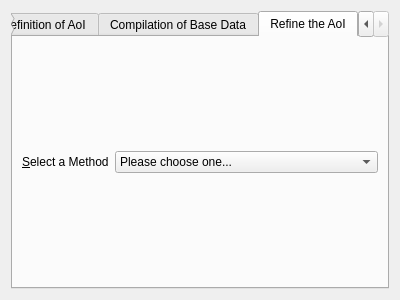
<?xml version="1.0" encoding="UTF-8"?>
<ui version="4.0">
 <class>Page1</class>
 <widget class="QWizardPage" name="Page1">
  <property name="geometry">
   <rect>
    <x>0</x>
    <y>0</y>
    <width>400</width>
    <height>300</height>
   </rect>
  </property>
  <property name="windowTitle">
   <string>WizardPage</string>
  </property>
  <property name="title">
   <string>Initial Project Planning Step</string>
  </property>
  <layout class="QVBoxLayout" name="verticalLayout_2">
   <item>
    <widget class="QTabWidget" name="tabWidget">
     <property name="currentIndex">
      <number>2</number>
     </property>
     <widget class="QWidget" name="tab1">
      <attribute name="title">
       <string>Broad Definition of AoI</string>
      </attribute>
      <layout class="QGridLayout" name="gridLayout">
       <item row="0" column="0">
        <layout class="QHBoxLayout" name="horizontalLayout">
         <item>
          <widget class="QLabel" name="lbMethod">
           <property name="sizePolicy">
            <sizepolicy hsizetype="Fixed" vsizetype="Preferred">
             <horstretch>0</horstretch>
             <verstretch>0</verstretch>
            </sizepolicy>
           </property>
           <property name="text">
            <string>&amp;Select a Method</string>
           </property>
           <property name="scaledContents">
            <bool>false</bool>
           </property>
           <property name="wordWrap">
            <bool>true</bool>
           </property>
           <property name="buddy">
            <cstring>cmbMethod</cstring>
           </property>
          </widget>
         </item>
         <item>
          <widget class="QComboBox" name="cmbMethod">
           <property name="modelColumn">
            <number>0</number>
           </property>
           <item>
            <property name="text">
             <string>Please Choose one...</string>
            </property>
           </item>
           <item>
            <property name="text">
             <string>Free-hand interactive</string>
            </property>
           </item>
           <item>
            <property name="text">
             <string>From list of countries/regions</string>
            </property>
           </item>
           <item>
            <property name="text">
             <string>From list of water areas</string>
            </property>
           </item>
          </widget>
         </item>
        </layout>
       </item>
      </layout>
     </widget>
     <widget class="QWidget" name="tab2">
      <attribute name="title">
       <string>Compilation of Base Data</string>
      </attribute>
      <layout class="QVBoxLayout" name="verticalLayout">
       <item>
        <layout class="QHBoxLayout" name="horizontalLayout_3">
         <item>
          <widget class="QCheckBox" name="checkCoastline">
           <property name="text">
            <string>Coastline</string>
           </property>
          </widget>
         </item>
         <item>
          <widget class="QComboBox" name="cmbCoastline">
           <property name="enabled">
            <bool>false</bool>
           </property>
           <item>
            <property name="text">
             <string>Please choose one...</string>
            </property>
           </item>
           <item>
            <property name="text">
             <string>Import</string>
            </property>
           </item>
           <item>
            <property name="text">
             <string>Digitize</string>
            </property>
           </item>
           <item>
            <property name="text">
             <string>Get from plugin/web repositories</string>
            </property>
           </item>
          </widget>
         </item>
        </layout>
       </item>
       <item>
        <layout class="QHBoxLayout" name="horizontalLayout_4">
         <item>
          <widget class="QCheckBox" name="checkBathymetry">
           <property name="text">
            <string>Bathymetry</string>
           </property>
          </widget>
         </item>
         <item>
          <widget class="QComboBox" name="cmbBathymetry">
           <property name="enabled">
            <bool>false</bool>
           </property>
           <item>
            <property name="text">
             <string>Please choose one...</string>
            </property>
           </item>
           <item>
            <property name="text">
             <string>Import</string>
            </property>
           </item>
           <item>
            <property name="text">
             <string>Digitize</string>
            </property>
           </item>
           <item>
            <property name="text">
             <string>Get from plugin/web repositories</string>
            </property>
           </item>
          </widget>
         </item>
        </layout>
       </item>
       <item>
        <layout class="QHBoxLayout" name="horizontalLayout_5">
         <item>
          <widget class="QCheckBox" name="checkLandingSites">
           <property name="text">
            <string>Landing Sites</string>
           </property>
          </widget>
         </item>
         <item>
          <widget class="QComboBox" name="cmbLandingSites">
           <property name="enabled">
            <bool>false</bool>
           </property>
           <item>
            <property name="text">
             <string>Please choose one...</string>
            </property>
           </item>
           <item>
            <property name="text">
             <string>Import</string>
            </property>
           </item>
           <item>
            <property name="text">
             <string>Digitize</string>
            </property>
           </item>
           <item>
            <property name="text">
             <string>Get from plugin/web repositories</string>
            </property>
           </item>
          </widget>
         </item>
        </layout>
       </item>
       <item>
        <layout class="QHBoxLayout" name="horizontalLayout_6">
         <item>
          <widget class="QCheckBox" name="CheckMaritime">
           <property name="text">
            <string>Maritime Boundaries</string>
           </property>
          </widget>
         </item>
         <item>
          <widget class="QComboBox" name="cmbMaritime">
           <property name="enabled">
            <bool>false</bool>
           </property>
           <item>
            <property name="text">
             <string>Please choose one...</string>
            </property>
           </item>
           <item>
            <property name="text">
             <string>Import</string>
            </property>
           </item>
           <item>
            <property name="text">
             <string>Digitize</string>
            </property>
           </item>
           <item>
            <property name="text">
             <string>Get from plugin/web repositories</string>
            </property>
           </item>
          </widget>
         </item>
        </layout>
       </item>
       <item>
        <layout class="QHBoxLayout" name="horizontalLayout_7">
         <item>
          <widget class="QCheckBox" name="checkOther">
           <property name="text">
            <string>Other</string>
           </property>
          </widget>
         </item>
         <item>
          <widget class="QComboBox" name="cmbOther">
           <property name="enabled">
            <bool>false</bool>
           </property>
           <item>
            <property name="text">
             <string>Please choose one...</string>
            </property>
           </item>
           <item>
            <property name="text">
             <string>Import</string>
            </property>
           </item>
           <item>
            <property name="text">
             <string>Digitize</string>
            </property>
           </item>
           <item>
            <property name="text">
             <string>Get from plugin/web repositories</string>
            </property>
           </item>
          </widget>
         </item>
        </layout>
       </item>
      </layout>
     </widget>
     <widget class="QWidget" name="tab1">
      <attribute name="title">
       <string>Refine the AoI</string>
      </attribute>
      <layout class="QHBoxLayout" name="horizontalLayout_8">
       <item>
        <widget class="QLabel" name="lbMethod2">
         <property name="sizePolicy">
          <sizepolicy hsizetype="Fixed" vsizetype="Preferred">
           <horstretch>0</horstretch>
           <verstretch>0</verstretch>
          </sizepolicy>
         </property>
         <property name="text">
          <string>&amp;Select a Method</string>
         </property>
         <property name="scaledContents">
          <bool>false</bool>
         </property>
         <property name="wordWrap">
          <bool>true</bool>
         </property>
         <property name="buddy">
          <cstring>cmbMethod</cstring>
         </property>
        </widget>
       </item>
       <item>
        <widget class="QComboBox" name="cmbMethod2">
         <item>
          <property name="text">
           <string>Please choose one...</string>
          </property>
         </item>
         <item>
          <property name="text">
           <string>Free-hand interactive</string>
          </property>
         </item>
         <item>
          <property name="text">
           <string>From list of countries/regions</string>
          </property>
         </item>
         <item>
          <property name="text">
           <string>From list of water areas</string>
          </property>
         </item>
        </widget>
       </item>
      </layout>
     </widget>
    </widget>
   </item>
  </layout>
 </widget>
 <resources/>
 <connections>
  <connection>
   <sender>checkCoastline</sender>
   <signal>clicked(bool)</signal>
   <receiver>cmbCoastline</receiver>
   <slot>setEnabled(bool)</slot>
   <hints>
    <hint type="sourcelabel">
     <x>86</x>
     <y>56</y>
    </hint>
    <hint type="destinationlabel">
     <x>275</x>
     <y>56</y>
    </hint>
   </hints>
  </connection>
  <connection>
   <sender>checkBathymetry</sender>
   <signal>clicked(bool)</signal>
   <receiver>cmbBathymetry</receiver>
   <slot>setEnabled(bool)</slot>
   <hints>
    <hint type="sourcelabel">
     <x>86</x>
     <y>108</y>
    </hint>
    <hint type="destinationlabel">
     <x>275</x>
     <y>107</y>
    </hint>
   </hints>
  </connection>
  <connection>
   <sender>checkLandingSites</sender>
   <signal>clicked(bool)</signal>
   <receiver>cmbLandingSites</receiver>
   <slot>setEnabled(bool)</slot>
   <hints>
    <hint type="sourcelabel">
     <x>86</x>
     <y>159</y>
    </hint>
    <hint type="destinationlabel">
     <x>275</x>
     <y>159</y>
    </hint>
   </hints>
  </connection>
  <connection>
   <sender>CheckMaritime</sender>
   <signal>clicked(bool)</signal>
   <receiver>cmbMaritime</receiver>
   <slot>setEnabled(bool)</slot>
   <hints>
    <hint type="sourcelabel">
     <x>86</x>
     <y>211</y>
    </hint>
    <hint type="destinationlabel">
     <x>275</x>
     <y>210</y>
    </hint>
   </hints>
  </connection>
  <connection>
   <sender>checkOther</sender>
   <signal>clicked(bool)</signal>
   <receiver>cmbOther</receiver>
   <slot>setEnabled(bool)</slot>
   <hints>
    <hint type="sourcelabel">
     <x>86</x>
     <y>262</y>
    </hint>
    <hint type="destinationlabel">
     <x>275</x>
     <y>262</y>
    </hint>
   </hints>
  </connection>
 </connections>
</ui>
